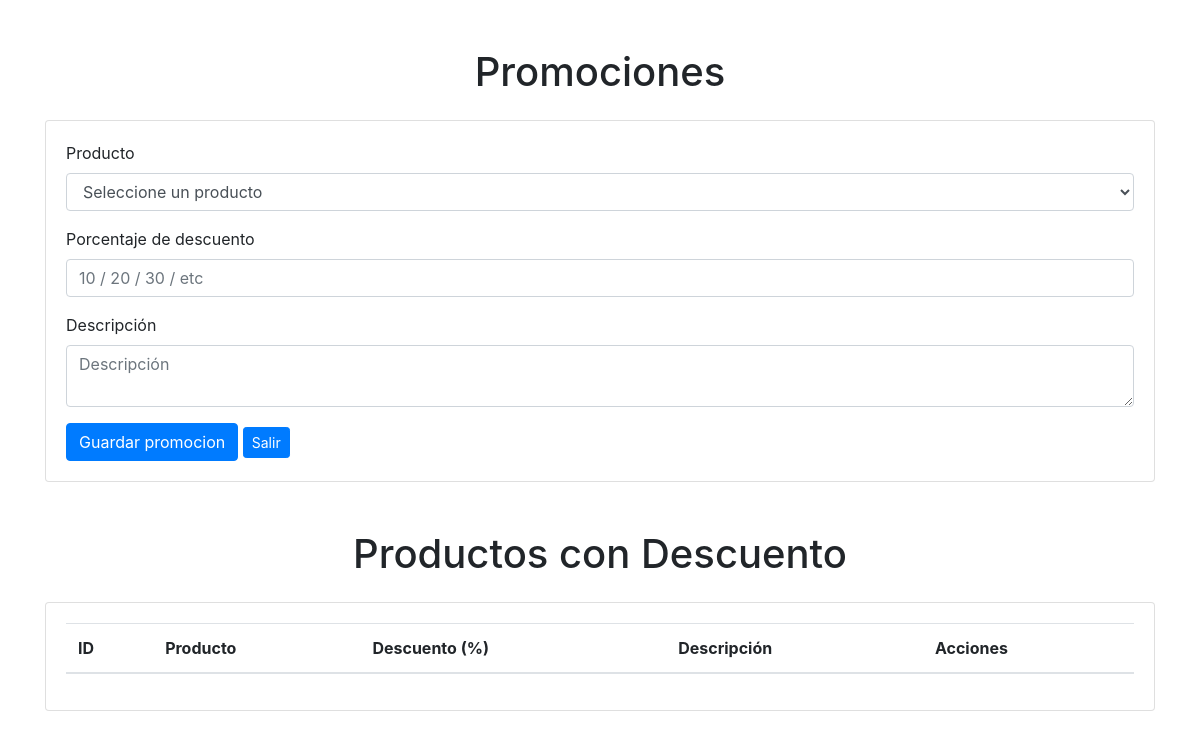
/administrar/mantenedorPromocion/, run on an earlier commit of the app's database.
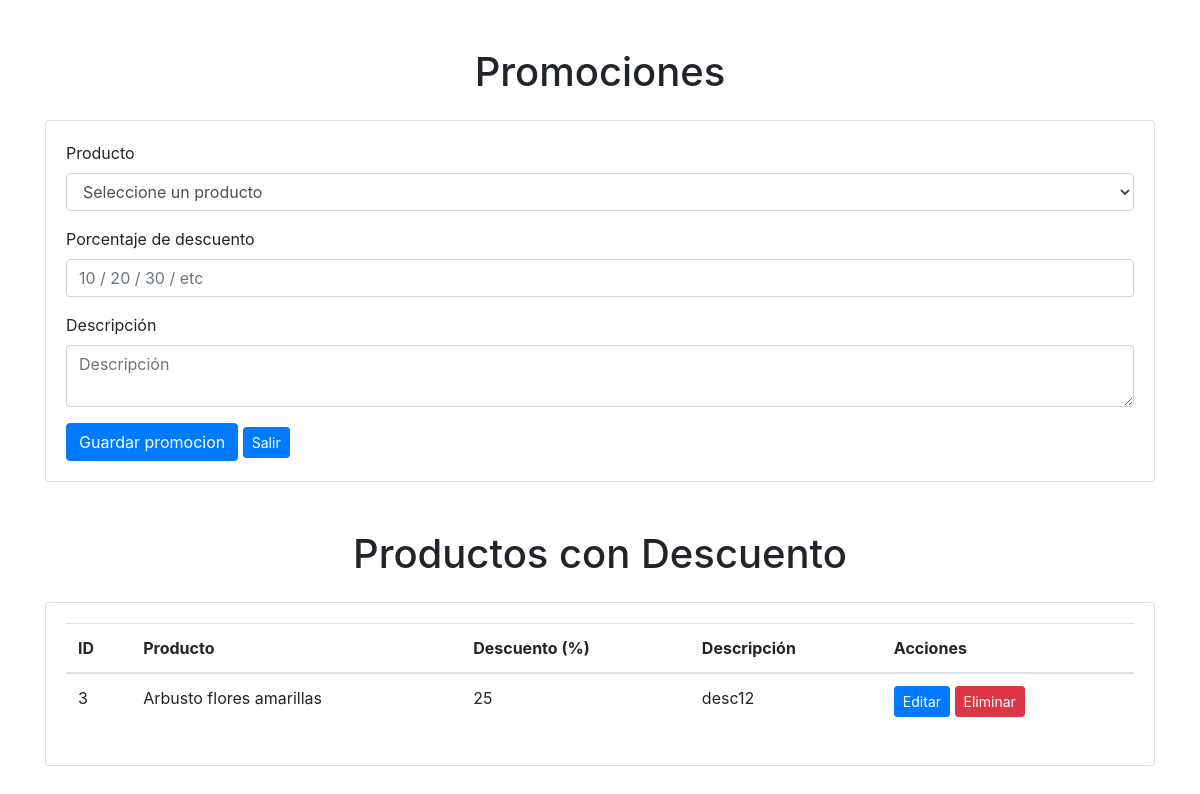
And on a later commit of the database.
### aplicacion/models.py (models this page shows, shortened)
class Promocion(models.Model):
    id_promocion = models.AutoField(primary_key=True)
    id_producto = models.ForeignKey('Producto', on_delete=models.CASCADE)
    descripcion = models.TextField()
    descuento = models.IntegerField()
    class Meta:
        ordering = ['id_promocion']

### aplicacion/views.py (the view)
# urls.py: path('administrar/mantenedorPromocion/', views.mantenedorPromocion, name='mantenedorPromocion'),
def mantenedorPromocion(request):
    producto = Producto.objects.all()
    promociones = Promocion.objects.raw('''
                SELECT p.*, pr.nombre as producto_nombre
                FROM aplicacion_promocion p
                LEFT JOIN aplicacion_producto pr ON p.id_producto_id = pr.IdProducto
            '''
            )
    promociones_dict = []
    for promocion in promociones:
                promocion_dict = model_to_dict(promocion)
                promocion_dict['producto_nombre'] = promocion.producto_nombre
                promociones_dict.append(promocion_dict)
    return render(request, 'aplicacion/promocion.html', {'productos': producto, 'promociones': promociones_dict})

### aplicacion/templates/aplicacion/promocion.html (shortened to what this page needs)
{% load static %}
<!DOCTYPE html>
<html lang="es">
<head>
    <link rel="stylesheet" href="{% static 'css/style.css' %}">
    <link rel="stylesheet" href="https://stackpath.bootstrapcdn.com/bootstrap/4.5.2/css/bootstrap.min.css">
</head>
<body>
    <div class="container mt-5">
        <h1 class="text-center">Promociones</h1>
        <div class="card mt-4">
            <div class="card-body">
                <form>
                    <div class="form-group">
                        <label for="producto">Producto</label>
                        <select class="form-control" id="cmbProducto">
                            <option value="0">Seleccione un producto</option>
                        </select>
                    </div>
                    <div class="form-group">
                        <label for="descuento">Porcentaje de descuento</label>
                        <input type="number" class="form-control" id="descuento" placeholder="10 / 20 / 30 / etc">
                    </div>
                    <div class="form-group">
                        <label for="descripcion">Descripción</label>
                        <textarea class="form-control" id="descripcion" placeholder="Descripción"></textarea>
                    </div>
                    <button type="button" class="btn btn-primary" onclick="agregarPromocion();">Guardar promocion</button>
                    <a href=".." class="btn btn-sm btn-primary">Salir</a>
                </form>
            </div>
        </div>
    </div>
    <div class="container mt-5">
        <h1 class="text-center">Productos con Descuento</h1>
        <div class="card mt-4">
            <div class="card-body">
                <table class="table">
                    <thead>
                        <tr>
                            <th>ID</th>
                            <th>Producto</th>
                            <th>Descuento (%)</th>
                            <th>Descripción</th>
                            <th>Acciones</th>
                        </tr>
                    </thead>
                    <tbody>
                        {% for promocion in promociones %}
                        <tr>
                            <td>{{ promocion.id_promocion }}</td>
                            <td>{{ promocion.producto_nombre }}</td>
                            <td>{{ promocion.descuento }}</td>
                            <td>{{ promocion.descripcion }}</td>
                            <td>
                                <a href="{% url 'editar_promocion' promocion.id_promocion %}" class="btn btn-sm btn-primary">Editar</a>
                                <a href="{% url 'eliminar_promocion' promocion.id_promocion %}" class="btn btn-sm btn-danger">Eliminar</a>
                            </td>
                        </tr>
                        {% endfor %}
                    </tbody>
                </table>
            </div>
        </div>
    </div>
</body>
</html>

What changed in the data, as far as the page shows it:
added Promocion: descripcion "desc12"
Also different on the page:
new list line: "3 Arbusto flores amarillas 25 Editar Eliminar"
